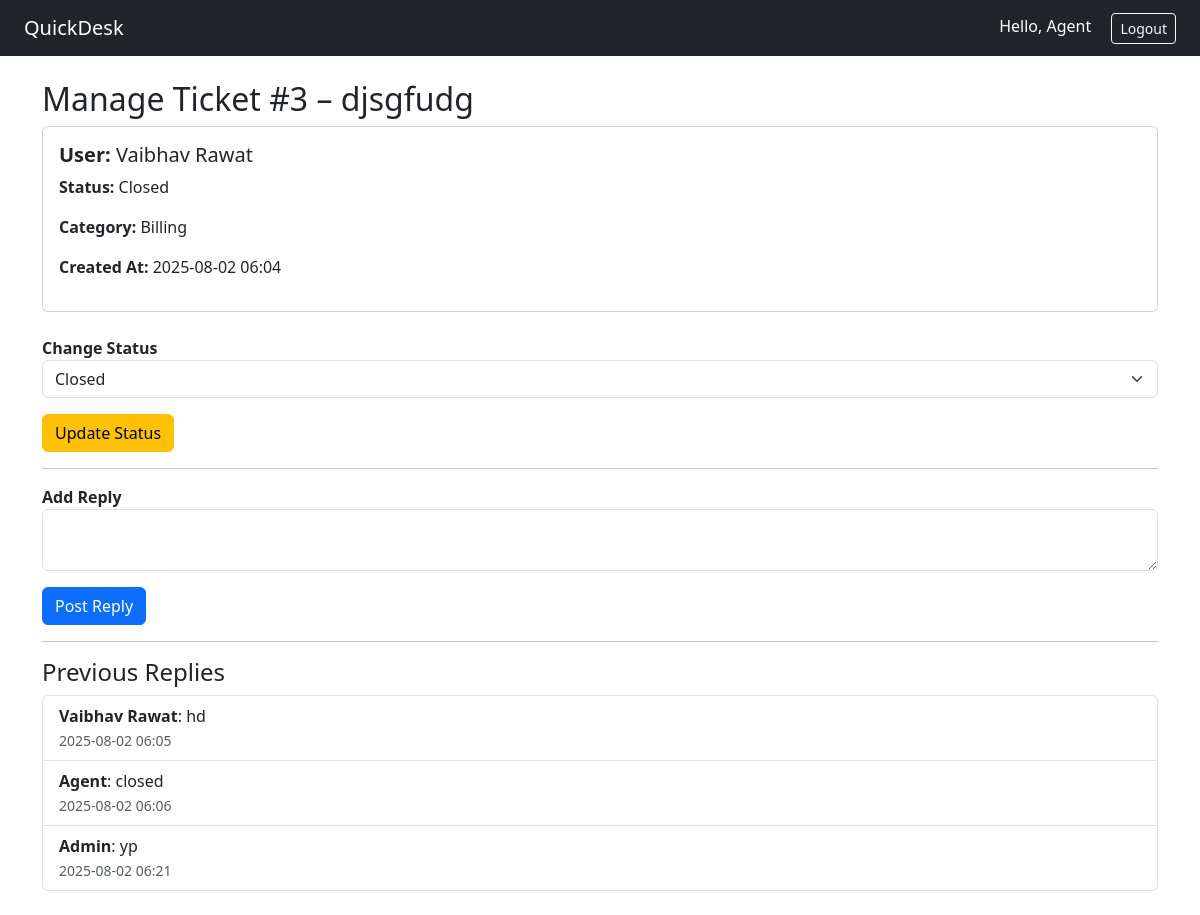
The page /agent/ticket/3 (signed in) on the database its author committed.
### app.py (models this page shows, shortened)
class User(db.Model, UserMixin):
    id = db.Column(db.Integer, primary_key=True)
    email = db.Column(db.String(150), unique=True, nullable=False)
    name = db.Column(db.String(150), nullable=False)
    password_hash = db.Column(db.String(200), nullable=False)
    role = db.Column(db.String(50), default='user')
    is_active = db.Column(db.Boolean, default=True)
    tickets = db.relationship('Ticket', backref='owner', lazy=True)
    replies = db.relationship('TicketReply', backref='author', lazy=True)

class Ticket(db.Model):
    id = db.Column(db.Integer, primary_key=True)
    subject = db.Column(db.String(200), nullable=False)
    description = db.Column(db.Text, nullable=False)
    category = db.Column(db.String(100), nullable=False)
    attachment = db.Column(db.String(200))
    status = db.Column(db.String(50), default='Open')
    user_id = db.Column(db.Integer, db.ForeignKey('user.id'), nullable=False)
    user_name = db.Column(db.String(150), nullable=False)  # ✅ store user name
    created_at = db.Column(db.DateTime, default=datetime.utcnow)
    replies = db.relationship('TicketReply', backref='ticket', lazy=True)

class TicketReply(db.Model):
    id = db.Column(db.Integer, primary_key=True)
    ticket_id = db.Column(db.Integer, db.ForeignKey('ticket.id'), nullable=False)
    user_id = db.Column(db.Integer, db.ForeignKey('user.id'), nullable=False)
    author_name = db.Column(db.String(150), nullable=False)  # ✅ store reply author name
    content = db.Column(db.Text, nullable=False)
    created_at = db.Column(db.DateTime, default=datetime.utcnow)

### app.py (the view, shortened to what this page needs)
@app.route('/agent/ticket/<int:ticket_id>', methods=['GET', 'POST'])
@login_required
@role_required('agent')
def agent_ticket_detail(ticket_id):
    ticket = Ticket.query.get_or_404(ticket_id)
    replies = TicketReply.query.filter_by(ticket_id=ticket_id).order_by(TicketReply.created_at.asc()).all()
    return render_template('agent_ticket_detail.html', ticket=ticket, replies=replies)

### app.py (called while the page is built)
@login_manager.user_loader
def load_user(user_id):
    return User.query.get(int(user_id))

def role_required(role_name):
    def wrapper(f):
        @wraps(f)
        def decorated_function(*args, **kwargs):
            if not current_user.is_authenticated or current_user.role != role_name:
                flash("Access denied.", "warning")
                return redirect(url_for('dashboard'))
            return f(*args, **kwargs)
        return decorated_function
    return wrapper

### templates/agent_ticket_detail.html (shortened to what this page needs)
{% extends 'base.html' %}
{% block content %}
<h2>Manage Ticket #{{ ticket.id }} – {{ ticket.subject }}</h2>
<div class="card p-3 mb-4">
  <h5 class="mb-2"><strong>User:</strong> {{ ticket.owner.name }}</h5>
  <p><strong>Status:</strong> {{ ticket.status }}</p>
  <p><strong>Category:</strong> {{ ticket.category }}</p>
  <p><strong>Created At:</strong> {{ ticket.created_at.strftime('%Y-%m-%d %H:%M') }}</p>
</div>
<form method="POST" action="{{ url_for('agent_ticket_detail', ticket_id=ticket.id) }}">
  <div class="mb-3">
    <label><strong>Change Status</strong></label>
    <select name="status" class="form-select">
      <option value="Closed" {% if ticket.status == 'Closed' %}selected{% endif %}>Closed</option>
    </select>
  </div>
  <button class="btn btn-warning" name="action" value="update_status">Update Status</button>
</form>
<hr>
<form method="POST" action="{{ url_for('agent_ticket_detail', ticket_id=ticket.id) }}">
  <div class="mb-3">
    <label for="reply"><strong>Add Reply</strong></label>
    <textarea name="reply" id="reply" class="form-control" required></textarea>
  </div>
  <button class="btn btn-primary" name="action" value="add_reply">Post Reply</button>
</form>
<hr>
<h4>Previous Replies</h4>
<ul class="list-group mb-4">
  {% for reply in replies %}
    <li class="list-group-item">
      <strong>{{ reply.author_name }}</strong>: {{ reply.content }}<br>
      <small class="text-muted">{{ reply.created_at.strftime('%Y-%m-%d %H:%M') }}</small>
    </li>
  {% endfor %}
</ul>
{% endblock %}

### templates/base.html (shortened to what this page needs)
<!DOCTYPE html>
<html lang="en">
<head>
  <link href="https://cdn.jsdelivr.net/npm/bootstrap@5.3.0/dist/css/bootstrap.min.css" rel="stylesheet">
</head>
<body>
  <nav class="navbar navbar-expand-lg navbar-dark bg-dark px-4">
    <a class="navbar-brand" href="{{ url_for('dashboard') }}">QuickDesk</a>
    <div class="ms-auto">
      {% if current_user.is_authenticated %}
        <span class="text-white me-3">Hello, {{ current_user.name }}</span>
        <a class="btn btn-outline-light btn-sm" href="{{ url_for('logout') }}">Logout</a>
      {% else %}
        <a class="btn btn-outline-light btn-sm" href="{{ url_for('login') }}">Login</a>
      {% endif %}
    </div>
  </nav>
  <div class="container mt-4">
    {% block content %}{% endblock %}
  </div>
</body>
</html>

### rows shown on the page
User: name "Agent"
Ticket: id "3", subject "djsgfudg", status "Closed", category "Billing", created_at "2025-08-02 06:04"
User: owner.name "Vaibhav Rawat"
TicketReply: author_name "Vaibhav Rawat", content "hd", created_at "2025-08-02 06:05"
TicketReply: author_name "Agent", content "closed", created_at "2025-08-02 06:06"
TicketReply: author_name "Admin", content "yp", created_at "2025-08-02 06:21"
